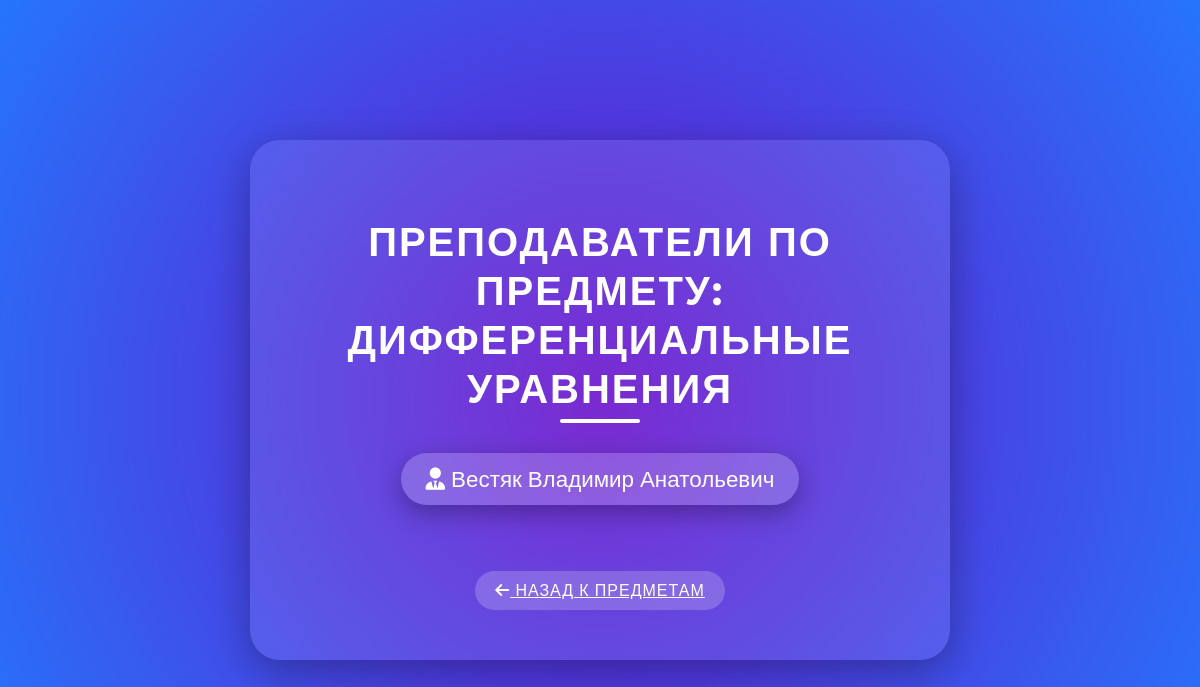
The page /subject/6/teachers/ on the database its author committed.
### coursework/models.py (models this page shows, shortened)
class Subject(models.Model):
    name = models.CharField(max_length=200)
    discipline = models.ForeignKey(Discipline, on_delete=models.CASCADE)

class Teacher(models.Model):
    name = models.CharField(max_length=200)
    subject = models.ForeignKey(Subject, on_delete=models.CASCADE)

### coursework/views.py (the view)
# urls.py: path('subject/<int:subject_id>/teachers/', views.teacher_list, name='teacher_list'),  # Список преподавателей
def teacher_list(request, subject_id):
    subject = get_object_or_404(Subject, id=subject_id)
    subject_teachers = Teacher.objects.filter(subject=subject)
    return render(request, 'teachers_list.html', {'subject': subject, 'teachers': subject_teachers})

### coursework/templates/teachers_list.html (shortened to what this page needs)
<!DOCTYPE html>
<html lang="en">
<head>
    <link rel="stylesheet" href="https://cdnjs.cloudflare.com/ajax/libs/font-awesome/6.0.0-beta3/css/all.min.css">
</head>
<body>
    <div class="container">
        <h1>Преподаватели по предмету: {{ subject.name }}</h1>
        <ul>
            {% for teacher in teachers %}
                <li>
                    <a href="{% url 'teacher_detail' teacher.id %}" style="color: inherit; text-decoration: none;">
                        <i class="fas fa-user-tie"></i> {{ teacher.name }}
                    </a>
                </li>
            {% empty %}
                <li>Нет доступных преподавателей для этого предмета</li>
            {% endfor %}
        </ul>
        <a href="{% url 'subject_list' subject.discipline.id %}" class="back-link">
            <i class="fas fa-arrow-left"></i> Назад к предметам
        </a>
    </div>
</body>
</html>

### coursework/templates/teachers_list.html (style rules this page uses)
body { font-family: 'Montserrat', sans-serif; background: radial-gradient(circle at 50% 50%, #6a11cb, #2575fc); margin: 0; padding: 0; display: flex; justify-content: center; align-items: center; height: 100vh; color: #fff; }
h1 { text-align: center; font-size: 2.5em; margin-bottom: 40px; color: #fff; text-transform: uppercase; letter-spacing: 2px; position: relative; }
h1::after { content: ''; position: absolute; left: 50%; bottom: -10px; transform: translateX(-50%); width: 80px; height: 4px; background-color: #fff; border-radius: 2px; }
ul { list-style: none; padding: 0; }
li { margin-bottom: 20px; font-size: 1.4em; background-color: rgba(255, 255, 255, 0.2); padding: 12px 25px; border-radius: 50px; transition: all 0.4s ease; box-shadow: 0 8px 25px rgba(0, 0, 0, 0.3); display: inline-block; }
.container { background-color: rgba(255, 255, 255, 0.1); padding: 50px; border-radius: 30px; box-shadow: 0 12px 40px rgba(0, 0, 0, 0.3); max-width: 600px; width: 100%; text-align: center; }
.back-link { display: inline-block; margin-top: 30px; padding: 10px 20px; background-color: rgba(255, 255, 255, 0.2); border-radius: 30px; color: #fff; text-transform: uppercase; letter-spacing: 1px; transition: background-color 0.4s ease; }

### rows shown on the page
Subject: name "ДИФФЕРЕНЦИАЛЬНЫЕ УРАВНЕНИЯ"
Teacher: name "Вестяк Владимир Анатольевич"
